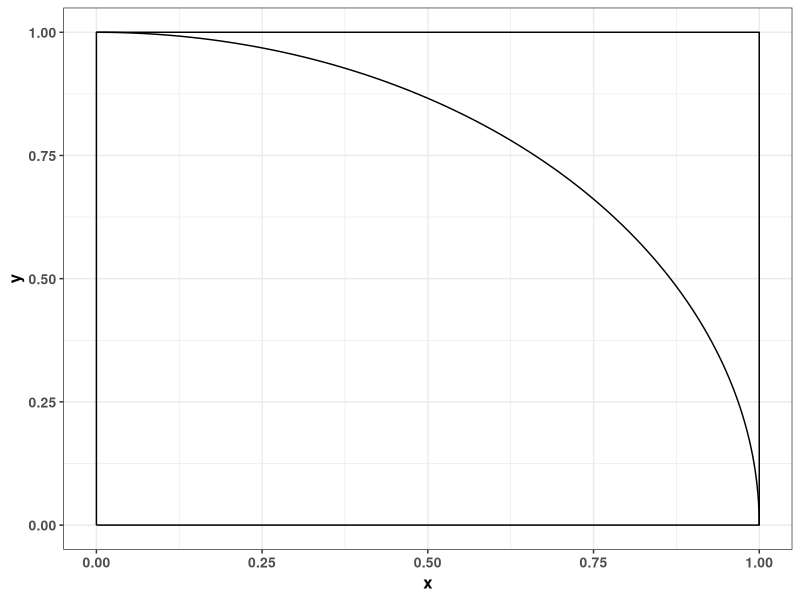
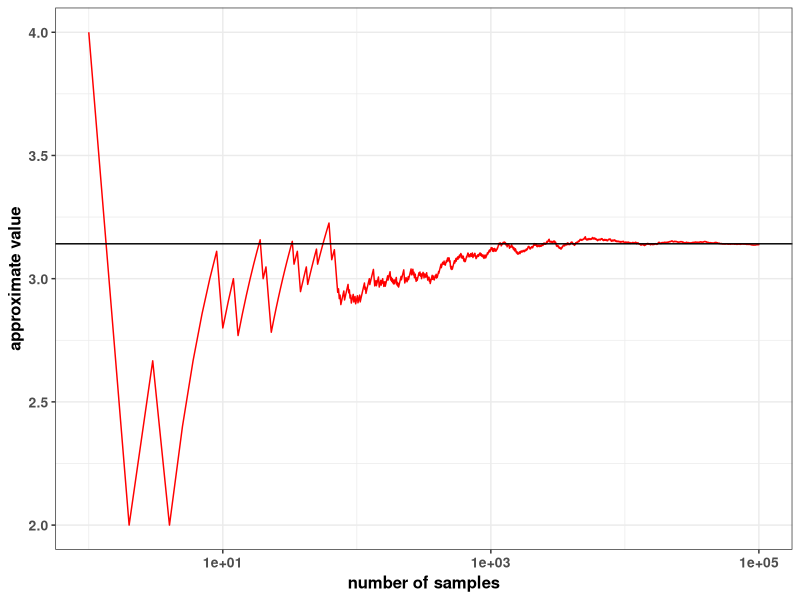

Write R code to recreate these figures, in order.
## ---- chunk 1

# setting chunk options
knitr::opts_chunk$set(echo = TRUE, message = FALSE)
knitr::opts_chunk$set(fig.align = "center", fig.width = 6, fig.height = 4)

# loading libraries
library(tidyverse)

# auxiliary functions
add_theme <- function(){
  theme_bw()+
  theme(
    axis.text = element_text(family="Helvetica", face = "bold", size = 10),
    axis.title = element_text(family="Helvetica", face = "bold", size = 12),
    strip.text = element_text(family="Helvetica", face = "bold", size = 12),
    title = element_text(family="Helvetica", face = "bold", size = 14),
    #legend.position = "right",
    legend.text = element_text(family="Helvetica", face = "bold", size = 12)
  )
}
## ---- chunk 2

square <- tibble(
  x = c(0, 0, 1, 1, 0),
  y = c(0, 1, 1, 0, 0)
)

circle <- tibble(
  t = seq(0, 0.5, length = 100)*pi,
  x = cos(t),
  y = sin(t)
)

ggplot()+
  geom_path(data = square, aes(x, y))+
  geom_line(data = circle, aes(x, y))+
  add_theme()
## ---- chunk 3
set.seed(12345)

# number of simulations
n <- 100000

# approximation table
approx <- tibble(
  x = runif(n),
  y = runif(n),
  inside = as.integer(x^2 + y^2 < 1)
) %>%
  rowid_to_column("n") %>% 
  mutate(pi = 4*cumsum(inside)/n)
## ---- chunk 4
approx[(n-19):n, ] %>% 
  knitr::kable(caption = "Last 20 approximate values of $\\pi$ in the simulation.")
## ---- chunk 5
ggplot(approx, aes(n, pi))+
  geom_line(aes(n, pi), color = "red")+
  geom_hline(yintercept = pi)+
  scale_x_log10()+
  labs(
    x = "number of samples",
    y = "approximate value"
  )+
  theme_bw()+
  theme(
    axis.text = element_text(family="Helvetica", face = "bold", size = 10),
    axis.title = element_text(family="Helvetica", face = "bold", size = 12),
    strip.text = element_text(family="Helvetica", face = "bold", size = 12),
    title = element_text(family="Helvetica", face = "bold", size = 14)
  )
